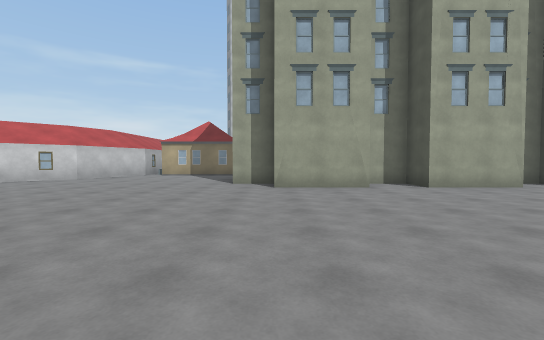
[1] (above)

24 first-person views from a walk through a Unity game level. The camera is 1.3 m above the floor, tilts 2° down and sees 90° across. The floor is counted in squares, 2 m on a side. Each view is taken from the middle of a square. On the plan, view 1 faces up. The plan holds only what a view shows up to about 9 squares ahead; the rest is blank. The place goes on beyond the plan. The player character is not drawn. Some surface patterns are stand-ins.

[2]
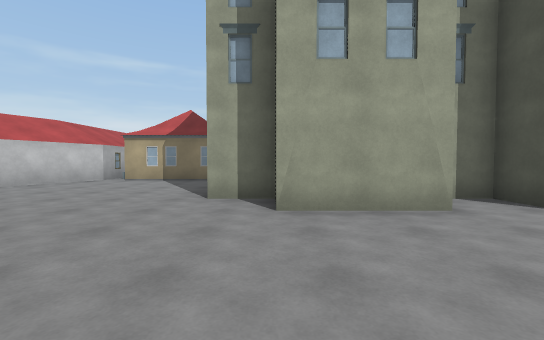

[3]
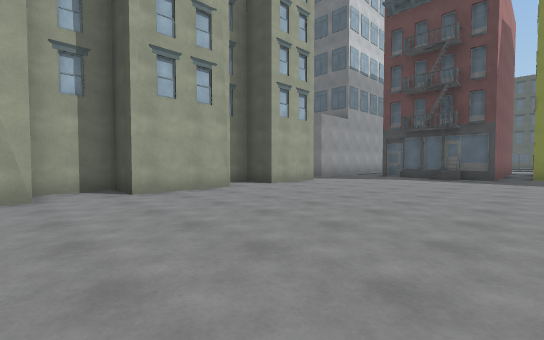

[4]
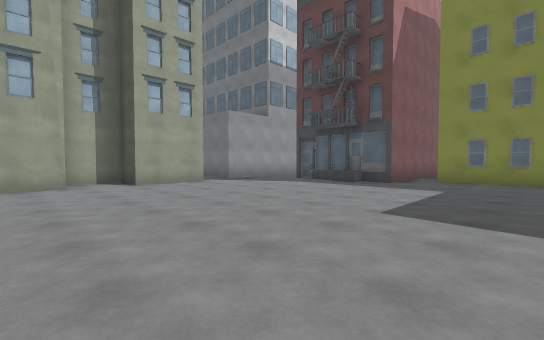

[5]
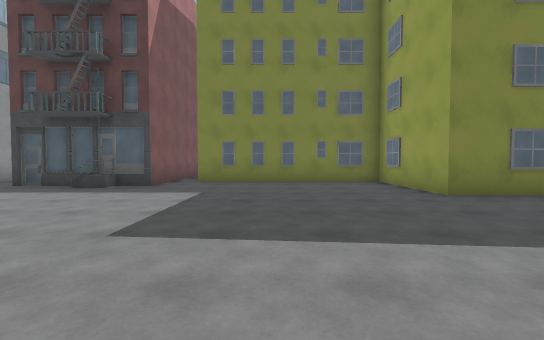

[6]
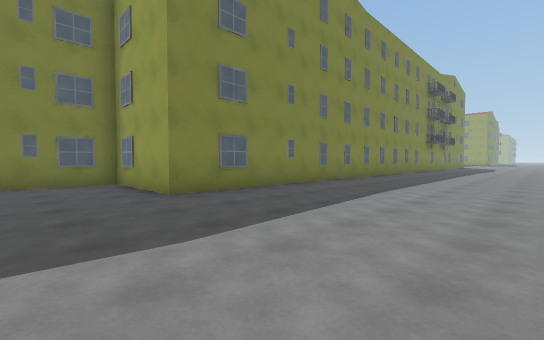

[7]
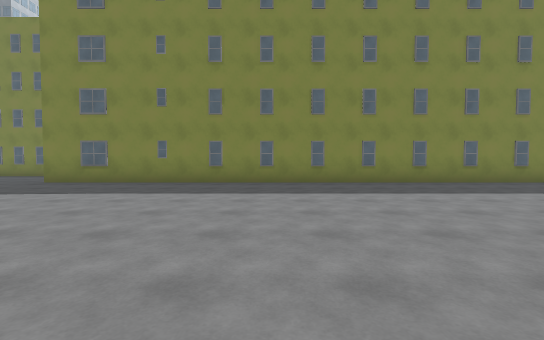

[8]
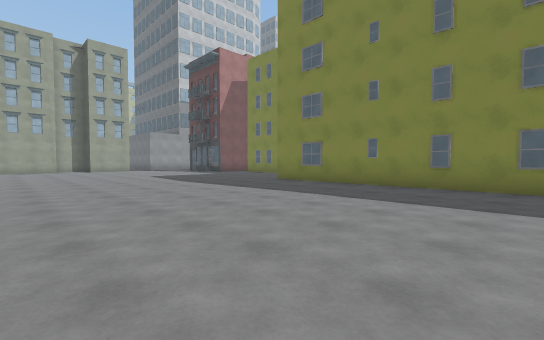

[9]
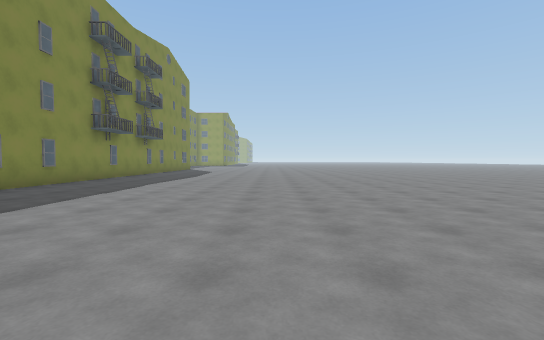

[10]
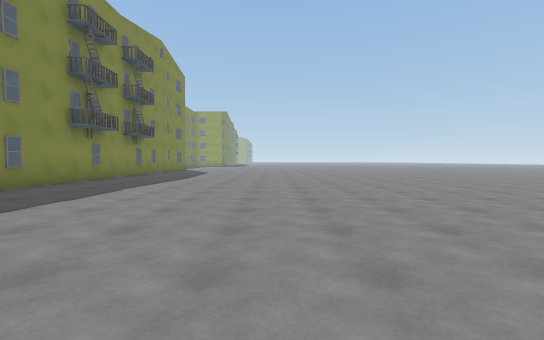

[11]
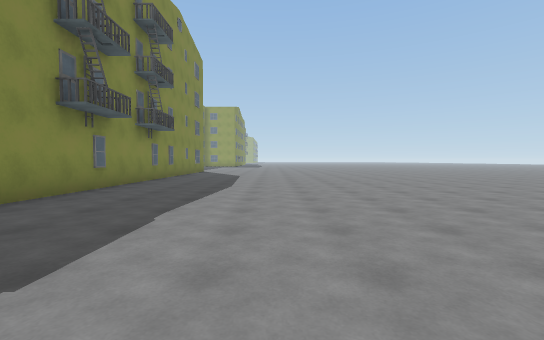

[12]
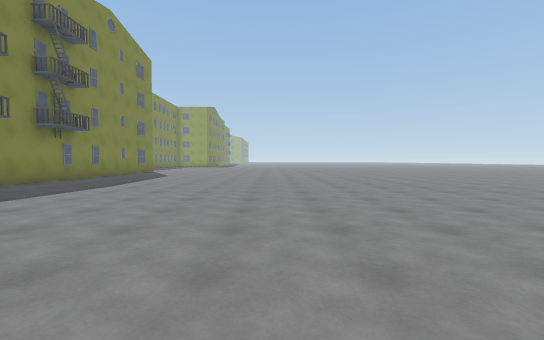

[13]
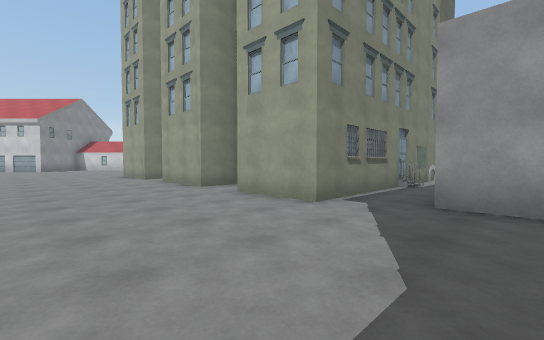

[14]
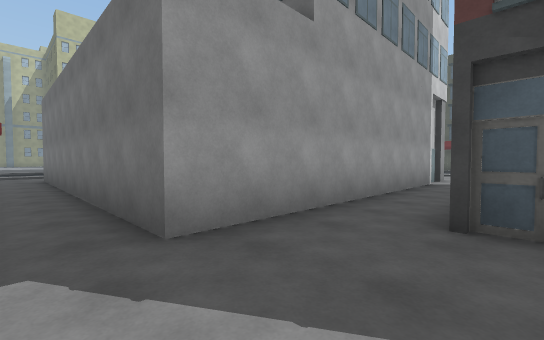

[15]
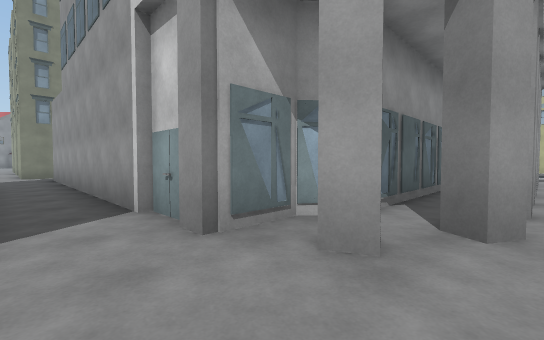

[16]
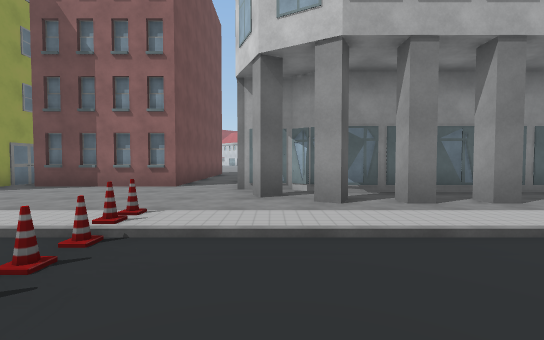

[17]
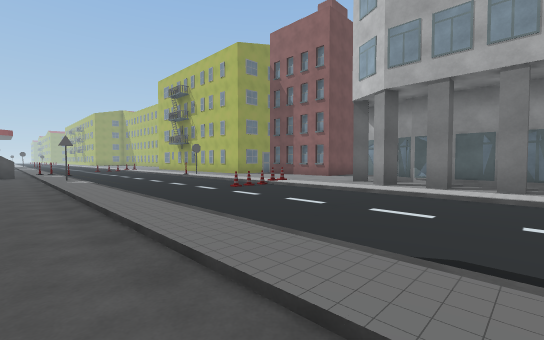

[18]
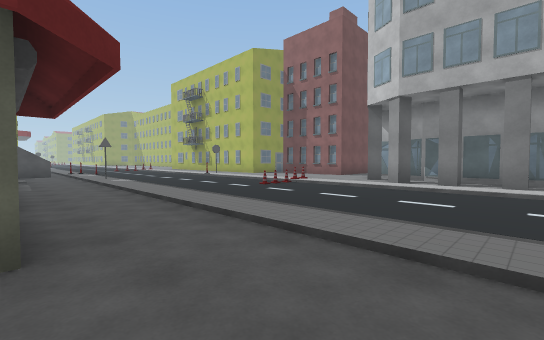

[19]
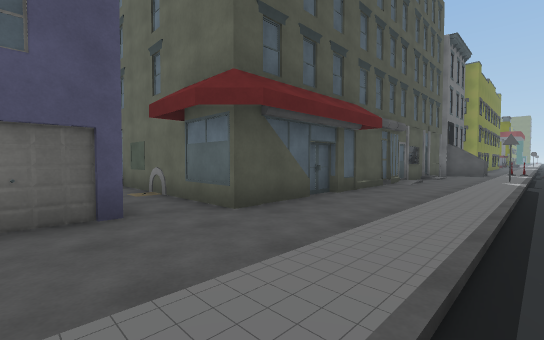

[20]
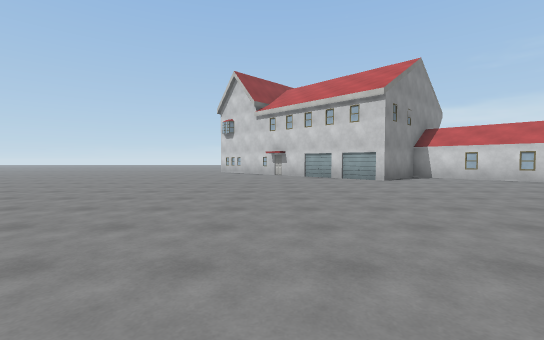

[21]
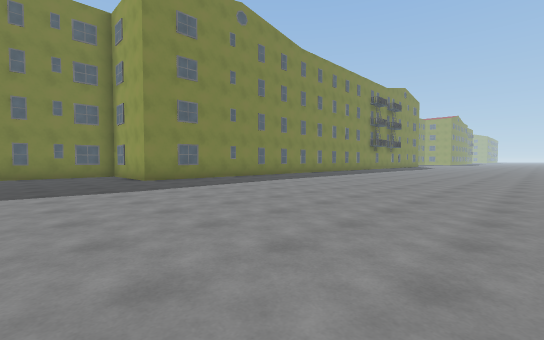

[22]
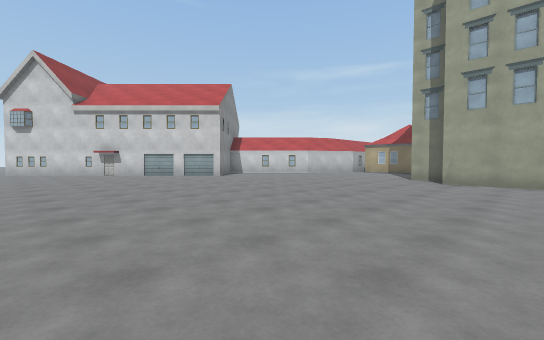

[23]
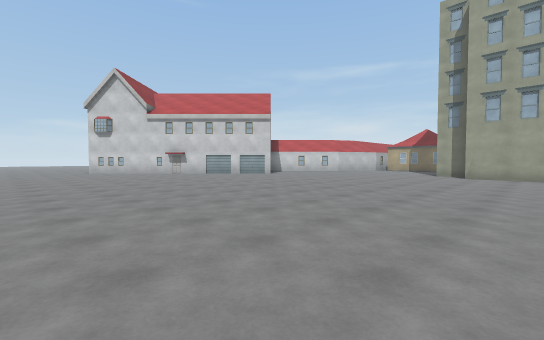

[24]
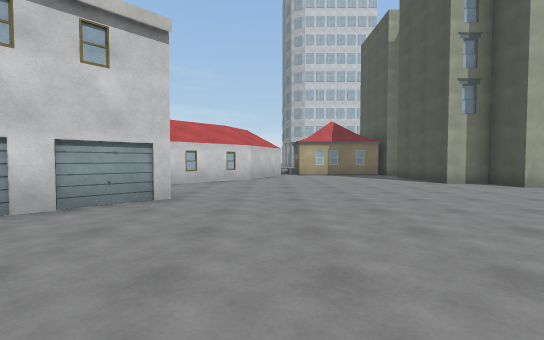

### Floor plan
Key: @ floor where view 1 was taken; # wall or solid block; x gap in a wall; . floor; / step, stairs or slope; B building; C cone; S sign; O other object.
Columns run from 8 left of view 1 to 31 right of it. Each row starts with its distance up from view 1.
 12   ##BBB          #.#        B.B ..../..#
 11  ##....          #.#        B.. ..../..#
 10  #.....          #x#        B.B ..../.##
  9 ##.....#         #.#        B.B ..../.#
  8 #......###########.#        BB. ..../.#
  7 ........###.###.#B.###BBBBBB...CCO../.#
  6 ...............................C .../.#
  5 #....................#     #...  .../.#
  4 .....................#     #...  .../.#
  3 .....................B     #..   .. /.#
  2 .....................##    #.       S.#
  1 ......................#    #        /.
  0 ........@.............#             /.B
 -1 ......................#
 -2 ......................#
 -3 ......................#
 -4 .....................##
 -5 ...................###
 -6 ...       .........#
 -7 ..        .........#
 -8           .........#
 -9           .........#
-10           .........#
-11           .........#
-12           .........#
-13           .........#
-14           .........#
-15          ..........#
-16         ...........#
-17        ............#
-18       .............#
-19      ..............#
-20     ...............#
-21     ...............#
-22      ..............#
-23     ...............#
-24     ...............#

Where each view was taken, in squares from view 1:
view 1: 0 up, 0 right, facing up
view 2: 3 up, 0 right, facing up
view 3: 1 up, 2 right, facing up-right
view 4: 1 down, 5 right, facing up-right
view 5: 1 down, 6 right, facing right
view 6: 2 down, 6 right, facing down-right
view 7: 11 down, 3 right, facing right
view 8: 11 down, 4 right, facing up-right
view 9: 11 down, 5 right, facing down
view 10: 12 down, 5 right, facing down
view 11: 15 down, 7 right, facing down
view 12: 15 down, 4 right, facing down
view 13: 3 up, 12 right, facing up-left
view 14: 5 up, 10 right, facing up-right
view 15: 6 up, 22 right, facing up-left
view 16: 8 up, 26 right, facing left
view 17: 12 up, 29 right, facing down-left
view 18: 12 up, 30 right, facing down-left
view 19: 12 up, 27 right, facing down-right
view 20: 1 up, 1 right, facing left
view 21: 1 down, 2 right, facing down-right
view 22: 2 down, 2 right, facing up-left
view 23: 5 down, 2 right, facing up-left
view 24: 0 up, 6 left, facing up
